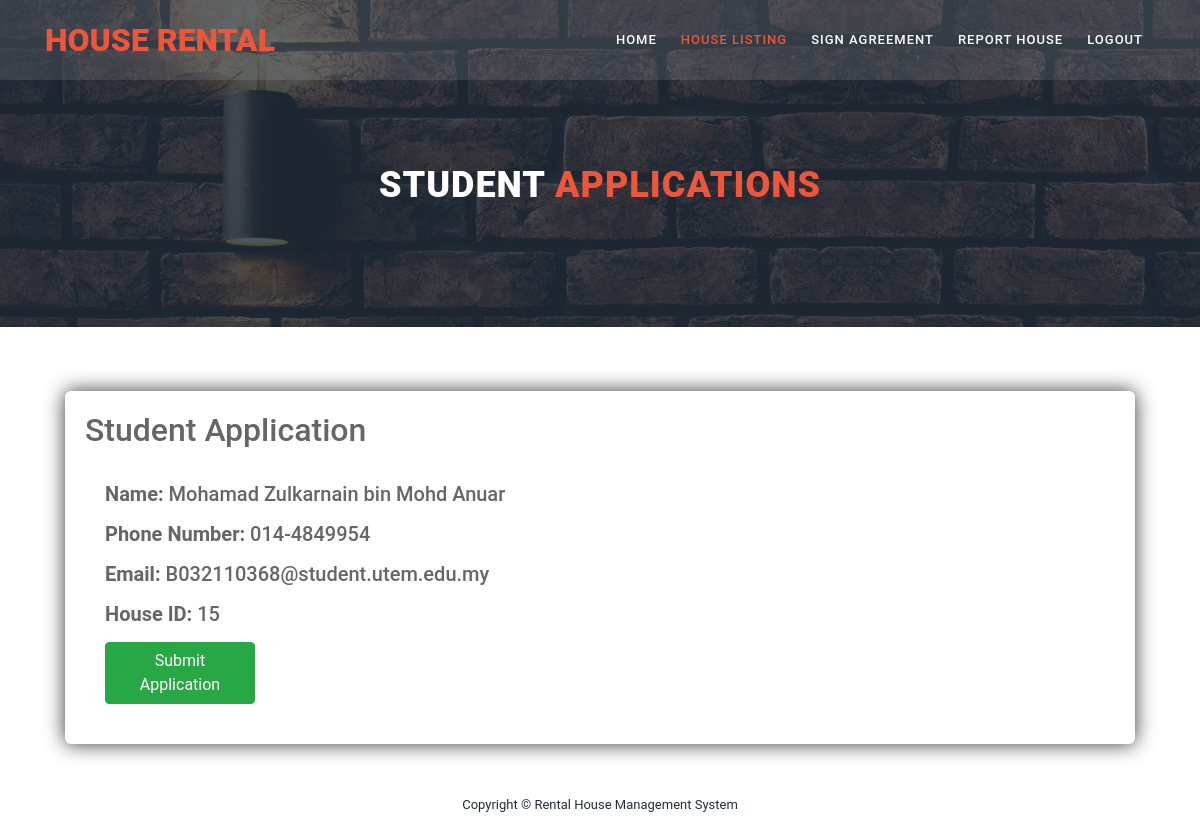
The app's page /student-rental-management-system/studentapplication.php?id=15 with its own data.
### tables this page shows
CREATE TABLE `student` (
  `id` int(11) NOT NULL,
  `name` varchar(255) NOT NULL,
  `username` varchar(255) NOT NULL,
  `password` varchar(255) NOT NULL,
  `phone_num` varchar(255) NOT NULL,
  `email` varchar(255) NOT NULL,
  `address` varchar(255) NOT NULL,
  `matricNo` varchar(255) NOT NULL,
  `ic_no` varchar(255) NOT NULL
);

CREATE TABLE `house` (
  `id` int(11) NOT NULL,
  `type` varchar(255) NOT NULL,
  `rent` varchar(255) NOT NULL,
  `address` varchar(255) NOT NULL,
  `info` varchar(255) NOT NULL,
  `image_url` varchar(255) NOT NULL
);

### student-rental-management-system/studentapplication.php (the view, shortened to what this page needs)
<?php
require 'database.php';
if(isset($_GET['id'])) {
    $student_id = mysqli_real_escape_string($conn, $_GET['id']);
    $query = "SELECT s.*, h.id AS id FROM student s
              JOIN house h ON s.id = h.id
              WHERE s.id = $student_id";
    $query_run = mysqli_query($conn, $query);
    if($query_run) {
        if(mysqli_num_rows($query_run) > 0) {
            $row = mysqli_fetch_assoc($query_run);
            $name = $row['name'];
            $phone = $row['phone_num'];
            $email = $row['email'];
            $house_id = $row['id'];
        } else {
            echo "Student not found";
        }
    } else {
        echo "Query error: " . mysqli_error($conn);
    }
} else {
    echo "Invalid student id";
}
?>
<!DOCTYPE html>
<html lang="en">
  <head>
    <link rel="stylesheet" type="text/css" href="assets/css/bootstrap.min.css">
    <link rel="stylesheet" type="text/css" href="assets/css/font-awesome.css">
    <link rel="stylesheet" href="assets/css/style.css">
    </head>
    <body>
    <header class="header-area header-sticky">
        <div class="container">
            <div class="row">
                <div class="col-12">
                    <nav class="main-nav">
                        <a href="student_mainPage.php" class="logo"><em>House Rental</em></a>
                        <ul class="nav">
                        <li><a href="student_mainPage.php">Home</a></li>
                        <li><a href="studentlisthouse.php" class="active">House Listing</a></li>
                        <li><a href="studentapproval.php">Sign Agreement</a></li>
                        <li><a href="student_complain.php">Report House</a></li>
                        <li><a href="student_logout.php">Logout</a></li>
                    </nav>
                </div>
            </div>
        </div>
    </header>
    <section class="section section-bg" id="call-to-action" style="background-image: url(assets/images/banner-image-1-1920x500.jpg)">
        <div class="container">
            <div class="row">
                <div class="col-lg-10 offset-lg-1">
                    <div class="cta-content">
                        <br>
                        <br>
                        <h2>Student <em>Applications</em></h2>
                    </div>
                </div>
            </div>
        </div>
    </section>
    <section class="section" id="applyforhouse">
        <div class="container">
            <br>
            <br>
            <article>
                <div class="testbox">
                    <form action="studentprocess_application.php" method="POST">
                        <div class="card">
                            <h2 class="card-title">Student Application</h2>
                            <div class="card-body">
                                <div class="form-group">
                                    <h5><strong>Name:</strong> <?php echo $name; ?></h5>
                                </div>
                                <div class="form-group">
                                    <h5><strong>Phone Number:</strong> <?php echo $phone; ?></h5>
                                </div>
                                <div class="form-group">
                                    <h5><strong>Email:</strong> <?php echo $email; ?></h5>
                                </div>
                                <div class="form-group">
                                    <h5><strong>House ID:</strong> <?php echo $house_id; ?></h5>
                                </div>
                                <button type="submit" class="btn btn-success">Submit Application</button>
                            </div>
                        </div>
                    </form>
                </div>
            </article>
        </div>
    </section>
    <footer>
        <div class="container">
            <div class="row">
                <div class="col-lg-12">
                    <p>
                        Copyright © Rental House Management System
                    </p>
                </div>
            </div>
        </div>
    </footer>
  </body>
</html>

### student-rental-management-system/assets/css/style.css (style rules this page uses)
html, body, div, span, applet, object, iframe, h1, h2, h3, h4, h5, h6, p, blockquote, div pre, a, abbr, acronym, address, big, cite, code, del, dfn, em, font, img, ins, kbd, q, s, samp, small, strike, strong, sub, sup, tt, var, b, u, i, center, dl, dt, dd, ol, ul, li, figure, header, nav, section, article, aside, footer, figcaption { margin: 0; padding: 0; border: 0; outline: 0; }
ul, li { padding: 0; margin: 0; list-style: none; }
header, nav, section, article, aside, footer, hgroup { display: block; }
* { box-sizing: border-box; }
html, body { font-family: 'Poppins', sans-serif; font-weight: 400; background-color: #fff; font-size: 16px; -ms-text-size-adjust: 100%; -webkit-font-smoothing: antialiased; -moz-osx-font-smoothing: grayscale; }
a { text-decoration: none !important; }
h1, h2, h3, h4, h5, h6 { margin-top: 0px; margin-bottom: 0px; }
ul { margin-bottom: 0px; }
p { font-size: 14px; line-height: 25px; color: #7a7a7a; }
html, body { background: #fff; font-family: 'Poppins', sans-serif; }
.header-area { position: absolute; top: 0px; left: 0px; right: 0px; z-index: 100; height: 80px; background: rgba(250,250,250,0.1); -webkit-transition: all .5s ease 0s; -moz-transition: all .5s ease 0s; -o-transition: all .5s ease 0s; transition: all .5s ease 0s; }
.header-area .main-nav { min-height: 80px; background: transparent; }
.header-area .main-nav .logo { line-height: 80px; color: #fff; font-size: 32px; font-weight: 800; text-transform: uppercase; float: left; -webkit-transition: all 0.3s ease 0s; -moz-transition: all 0.3s ease 0s; -o-transition: all 0.3s ease 0s; transition: all 0.3s ease 0s; }
.header-area .main-nav .logo em { font-style: normal; color: #ed563b; font-weight: 900; }
.header-area .main-nav .nav { float: right; margin-top: 27px; margin-right: 0px; background-color: transparent; -webkit-transition: all 0.3s ease 0s; -moz-transition: all 0.3s ease 0s; -o-transition: all 0.3s ease 0s; transition: all 0.3s ease 0s; position: relative; z-index: 999; }
.header-area .main-nav .nav li { padding-left: 20px; padding-right: 20px; }
.header-area .main-nav .nav li a { display: block; font-weight: 500; font-size: 13px; color: #7a7a7a; text-transform: uppercase; -webkit-transition: all 0.3s ease 0s; -moz-transition: all 0.3s ease 0s; -o-transition: all 0.3s ease 0s; transition: all 0.3s ease 0s; height: 40px; line-height: 40px; border: transparent; letter-spacing: 1px; }
.header-area .main-nav .nav li a { color: #fff; }
.header-area .main-nav .nav li:hover > a, .header-area .main-nav .nav li > a.active { color: #ed563b!important; opacity: 1; }
.header-area.header-sticky { min-height: 80px; }
.header-area.header-sticky .nav { margin-top: 20px !important; }
.header-area.header-sticky .nav li a.active { color: #ed563b; }
@media (max-width: 1200px) { .header-area .main-nav .nav li { padding-left: 12px; padding-right: 12px; } }
@media (max-width: 1200px) { .header-area .main-nav:before { display: none; } }
@media (min-width: 767px) { .header-area .main-nav .nav { display: flex !important; } }
#call-to-action { padding: 120px 0px; background-image: url(../images/cta-bg.jpg); background-position: center center; background-repeat: no-repeat; background-size: cover; text-align: center; }
.cta-content h2 { font-size: 36px; text-transform: uppercase; font-weight: 800; color: #fff; letter-spacing: 1px; }
.cta-content h2 em { font-style: normal; color: #ed563b; }
.section-bg { background-position: center center; background-repeat: no-repeat; background-size: cover; position: relative; }
.section-bg:before { content:''; position: absolute; top: 0; left: 0; width: 100%; height: 100%; background-color: rgba(35,45,57,0.8); }
.section-bg > form, .section-bg .container { position: relative; z-index: 2 }
footer { text-align: center; padding: 30px 0px; }
footer p { color: #232d39; font-size: 13px; }
a { color: #ed563b; }

### student-rental-management-system/studentapplication.php (style rules this page uses)
html, body { min-height: 100%; }
body, div, form, input, select, textarea, p { padding: 0; margin: 0; outline: none; font-family: Roboto, Arial, sans-serif; font-size: 14px; color: #666; line-height: 22px; }
.card { border: none; transition: transform 0.2s; }
.testbox { display: flex; justify-content: center; align-items: center; height: inherit; padding: 20px; }
form { width: 100%; padding: 20px; border-radius: 6px; background: #fff; box-shadow: 0 0 20px 0 #333; }
button { width: 150px; padding: 10px; border: none; border-radius: 5px; background: #444; font-size: 16px; color: #fff; cursor: pointer; }

### records on screen
student: name "Mohamad Zulkarnain bin Mohd Anuar", phone_num "014-4849954", email "B032110368@student.utem.edu.my", house.id "15"
